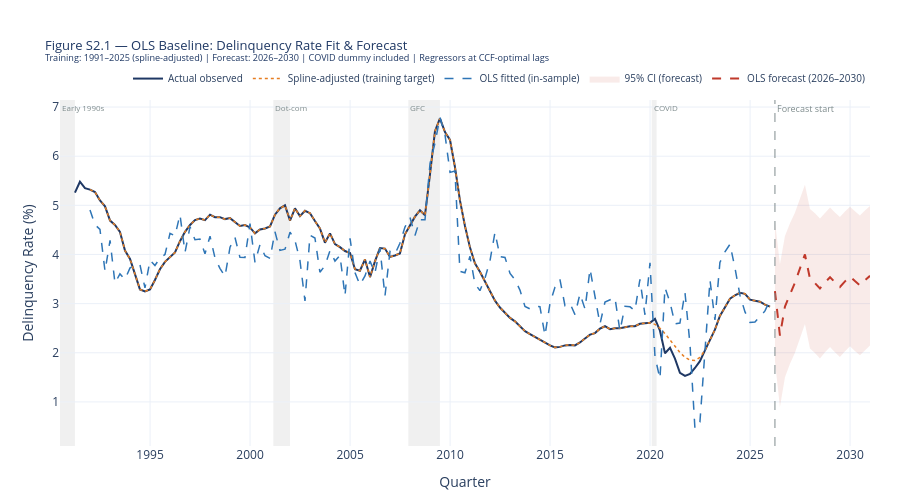

Write notebook code for a chart like this one.
### Markdown cell above
## **3: OLS Regression (Baseline)**
___
The first Stage 2 model regresses the spline-adjusted delinquency rate against the six macroeconomic predictors identified as significant in the CCF analysis (EDA Section 5), plus the COVID structural break dummy.

### Model specification

$$\tilde{y}_t = \beta_0
+ \beta_1 \cdot \text{HPI}_{t-3}
+ \beta_2 \cdot \text{CC}_{t-2}
+ \beta_3 \cdot \text{UNEMP}_{t-1}
+ \beta_4 \cdot \text{CREDIT}_{t-6}
+ \beta_5 \cdot \text{GDP}_{t}
+ \beta_6 \cdot \text{CPI}_{t-6}
+ \beta_7 \cdot D_t^{\text{COVID}}
+ \varepsilon_t$$

where $\tilde{y}_t$ is the spline-adjusted delinquency rate, subscripts denote the CCF-optimal lag for each variable (Djeundje & Crook 2019; Bank & Eder 2021, Section 10), and $D_t^{\text{COVID}}$ is the binary COVID dummy (1 during 2020 Q1 – 2022 Q2, 0 otherwise).

Estimation is by Ordinary Least Squares:
$$\hat{\boldsymbol{\beta}} = (\mathbf{X}^\top \mathbf{X})^{-1} \mathbf{X}^\top \tilde{\mathbf{y}}$$

OLS is the methodologically appropriate baseline for a continuous portfolio-level default rate, consistent with the Variable Scalar Approach framework in Bank & Eder (2021, Section 9.1).

**Training period:** 1991-Q4 to 2025-Q4 (observed target, post-adjustment)
**Forecast period:** 2026-Q1 to 2030-Q4 (regressors from SARIMA Stage 1;
$D_t^{\text{COVID}} = 0$ in forecast period by construction)

### Code cell
import pandas as pd
import numpy as np
import statsmodels.api as sm
import plotly.graph_objects as go


# ── Load ──────────────────────────────────────────────────────────────────────
df = pd.read_csv(LOCAL_OUTPUT / 'SARIMA_regressors_adjusted_US_Q.csv', index_col=0, parse_dates=True)

TARGET = 'delinquency_spline'

REGRESSORS = [
    'us_house_price_yoy_L3',
    'us_consumer_confidence_L2',
    'us_unemployment_L1',
    'us_credit_qoq_growth_L6',
    'us_gdp_yoy_growth_L0',
    'us_cpi_L6',
    'covid_dummy',
]

# ── Split training / forecast ─────────────────────────────────────────────────
# Training: rows where original delinquency rate is observed
# Forecast: rows where it is NaN (2026–2030); covid_dummy = 0 by construction
train    = df[df['us_delinquency_rate'].notna()][REGRESSORS + [TARGET]].dropna()
forecast = df[df['us_delinquency_rate'].isna()][REGRESSORS].dropna()

print(f'Training rows  : {len(train)}  ({train.index[0].date()} to {train.index[-1].date()})')
print(f'Forecast rows  : {len(forecast)}  ({forecast.index[0].date()} to {forecast.index[-1].date()})')

# ── Fit OLS ───────────────────────────────────────────────────────────────────
X_train    = sm.add_constant(train[REGRESSORS])
y_train    = train[TARGET]
X_forecast = sm.add_constant(forecast[REGRESSORS], has_constant='add')

ols_model = sm.OLS(y_train, X_train).fit()
print(ols_model.summary())

# ── In-sample fit ─────────────────────────────────────────────────────────────
train = train.copy()
train['ols_fitted'] = ols_model.fittedvalues

# ── Out-of-sample forecast + CIs ─────────────────────────────────────────────
forecast = forecast.copy()
forecast['ols_forecast'] = ols_model.predict(X_forecast)
pred_df = ols_model.get_prediction(X_forecast).summary_frame(alpha=0.05)
forecast['ols_ci_lower'] = pred_df['obs_ci_lower'].values
forecast['ols_ci_upper'] = pred_df['obs_ci_upper'].values

# ── Plot ──────────────────────────────────────────────────────────────────────
NAVY, BLUE, RED, AMBER, GREY = '#1F3864', '#2E75B6', '#C0392B', '#E67E22', '#7F8C8D'
RECESSIONS = [
    ('1990-07-01', '1991-03-31', 'Early 1990s'),
    ('2001-03-01', '2001-12-31', 'Dot-com'),
    ('2007-12-01', '2009-06-30', 'GFC'),
    ('2020-02-01', '2020-04-30', 'COVID'),
]

fig = go.Figure()

for s, e, lbl in RECESSIONS:
    fig.add_vrect(x0=s, x1=e, fillcolor='lightgrey', opacity=0.35,
                  layer='below', line_width=0,
                  annotation_text=lbl, annotation_position='top left',
                  annotation_font_size=8, annotation_font_color=GREY)

# Actual observed (original, not spline)
hist_obs = df[df['us_delinquency_rate'].notna()]
fig.add_trace(go.Scatter(
    x=hist_obs.index, y=hist_obs['us_delinquency_rate'],
    mode='lines', name='Actual observed',
    line=dict(color=NAVY, width=2)))

# Spline-adjusted target
fig.add_trace(go.Scatter(
    x=train.index, y=train[TARGET],
    mode='lines', name='Spline-adjusted (training target)',
    line=dict(color=AMBER, width=1.5, dash='dot')))

# OLS in-sample fit
fig.add_trace(go.Scatter(
    x=train.index, y=train['ols_fitted'],
    mode='lines', name='OLS fitted (in-sample)',
    line=dict(color=BLUE, width=1.5, dash='dash')))

# Forecast CI band
fig.add_trace(go.Scatter(
    x=list(forecast.index) + list(forecast.index[::-1]),
    y=list(forecast['ols_ci_upper']) + list(forecast['ols_ci_lower'][::-1]),
    fill='toself', fillcolor='rgba(192,57,43,0.10)',
    line=dict(width=0), showlegend=True, name='95% CI (forecast)'))

# Forecast line
fig.add_trace(go.Scatter(
    x=forecast.index, y=forecast['ols_forecast'],
    mode='lines', name='OLS forecast (2026–2030)',
    line=dict(color=RED, width=2, dash='dash')))

fig.add_vline(x=forecast.index[0].timestamp() * 1000,
              line_dash='dash', line_color=GREY, line_width=1,
              annotation_text='Forecast start',
              annotation_font_size=9, annotation_font_color=GREY)

fig.update_layout(
    title=dict(
        text='Figure S2.1 — OLS Baseline: Delinquency Rate Fit & Forecast<br>'
             '<sup>Training: 1991–2025 (spline-adjusted) | Forecast: 2026–2030 | '
             'COVID dummy included | Regressors at CCF-optimal lags</sup>',
        font=dict(size=13, color=NAVY)),
    xaxis_title='Quarter',
    yaxis_title='Delinquency Rate (%)',
    template='plotly_white',
    legend=dict(orientation='h', yanchor='bottom', y=1.02,
                xanchor='right', x=1, font=dict(size=10)),
    height=500,
    margin=dict(t=100, b=50, l=60, r=30))

fig.show()

print('\nOLS Forecast — 2026 Q1 to 2030 Q4:')
print(forecast[['ols_forecast', 'ols_ci_lower', 'ols_ci_upper']].round(4).to_string())

### Figure 1 — Plotly figure (JSON) as saved in the notebook; plotly's stock layout.template omitted (floating-point values rounded to 4 significant figures; data arrays with more than 128 entries replaced by an {"elided": "..."} marker saying what was removed)
{"data": [{"line": {"color": "#1F3864", "width": 2}, "mode": "lines", "name": "Actual observed", "type": "scatter", "x": {"elided": "140 str values"}, "y": {"elided": "140 float values"}}, {"line": {"color": "#E67E22", "dash": "dot", "width": 1.5}, "mode": "lines", "name": "Spline-adjusted (training target)", "type": "scatter", "x": {"elided": "137 str values"}, "y": {"elided": "137 float values"}}, {"line": {"color": "#2E75B6", "dash": "dash", "width": 1.5}, "mode": "lines", "name": "OLS fitted (in-sample)", "type": "scatter", "x": {"elided": "137 str values"}, "y": {"elided": "137 float values"}}, {"fill": "toself", "fillcolor": "rgba(192,57,43,0.10)", "line": {"width": 0}, "name": "95% CI (forecast)", "showlegend": true, "type": "scatter", "x": ["2026-03-31T00:00:00", "2026-06-30T00:00:00", "2026-09-30T00:00:00", "2026-12-31T00:00:00", "2027-03-31T00:00:00", "2027-09-30T00:00:00", "2027-12-31T00:00:00", "2028-03-31T00:00:00", "2028-06-30T00:00:00", "2028-09-30T00:00:00", "2028-12-31T00:00:00", "2029-03-31T00:00:00", "2029-06-30T00:00:00", "2029-09-30T00:00:00", "2029-12-31T00:00:00", "2030-03-31T00:00:00", "2030-06-30T00:00:00", "2030-09-30T00:00:00", "2030-12-31T00:00:00", "2030-12-31T00:00:00", "2030-09-30T00:00:00", "2030-06-30T00:00:00", "2030-03-31T00:00:00", "2029-12-31T00:00:00", "2029-09-30T00:00:00", "2029-06-30T00:00:00", "2029-03-31T00:00:00", "2028-12-31T00:00:00", "2028-09-30T00:00:00", "2028-06-30T00:00:00", "2028-03-31T00:00:00", "2027-12-31T00:00:00", "2027-09-30T00:00:00", "2027-03-31T00:00:00", "2026-12-31T00:00:00", "2026-09-30T00:00:00", "2026-06-30T00:00:00", "2026-03-31T00:00:00"], "y": [4.677, 3.803, 4.378, 4.636, 4.848, 5.42, 4.925, 4.838, 4.731, 4.854, 4.958, 4.856, 4.762, 4.875, 4.972, 4.88, 4.794, 4.897, 4.985, 2.146, 2.055, 1.949, 2.038, 2.133, 2.033, 1.916, 2.013, 2.118, 2.011, 1.883, 1.993, 2.085, 2.586, 2.003, 1.776, 1.503, 0.8984, 1.834]}, {"line": {"color": "#C0392B", "dash": "dash", "width": 2}, "mode": "lines", "name": "OLS forecast (2026–2030)", "type": "scatter", "x": ["2026-03-31T00:00:00.000000000", "2026-06-30T00:00:00.000000000", "2026-09-30T00:00:00.000000000", "2026-12-31T00:00:00.000000000", "2027-03-31T00:00:00.000000000", "2027-09-30T00:00:00.000000000", "2027-12-31T00:00:00.000000000", "2028-03-31T00:00:00.000000000", "2028-06-30T00:00:00.000000000", "2028-09-30T00:00:00.000000000", "2028-12-31T00:00:00.000000000", "2029-03-31T00:00:00.000000000", "2029-06-30T00:00:00.000000000", "2029-09-30T00:00:00.000000000", "2029-12-31T00:00:00.000000000", "2030-03-31T00:00:00.000000000", "2030-06-30T00:00:00.000000000", "2030-09-30T00:00:00.000000000", "2030-12-31T00:00:00.000000000"], "y": [3.255, 2.351, 2.941, 3.206, 3.425, 4.003, 3.505, 3.416, 3.307, 3.433, 3.538, 3.435, 3.339, 3.454, 3.552, 3.459, 3.371, 3.476, 3.566]}], "layout": {"annotations": [{"font": {"color": "#7F8C8D", "size": 8}, "showarrow": false, "text": "Early 1990s", "x": "1990-07-01", "xanchor": "left", "xref": "x", "y": 1, "yanchor": "top", "yref": "y domain"}, {"font": {"color": "#7F8C8D", "size": 8}, "showarrow": false, "text": "Dot-com", "x": "2001-03-01", "xanchor": "left", "xref": "x", "y": 1, "yanchor": "top", "yref": "y domain"}, {"font": {"color": "#7F8C8D", "size": 8}, "showarrow": false, "text": "GFC", "x": "2007-12-01", "xanchor": "left", "xref": "x", "y": 1, "yanchor": "top", "yref": "y domain"}, {"font": {"color": "#7F8C8D", "size": 8}, "showarrow": false, "text": "COVID", "x": "2020-02-01", "xanchor": "left", "xref": "x", "y": 1, "yanchor": "top", "yref": "y domain"}, {"font": {"color": "#7F8C8D", "size": 9}, "showarrow": false, "text": "Forecast start", "x": 1774915200000, "xanchor": "left", "xref": "x", "y": 1, "yanchor": "top", "yref": "y domain"}], "height": 500, "legend": {"font": {"size": 10}, "orientation": "h", "x": 1, "xanchor": "right", "y": 1.02, "yanchor": "bottom"}, "margin": {"b": 50, "l": 60, "r": 30, "t": 100}, "shapes": [{"fillcolor": "lightgrey", "layer": "below", "line": {"width": 0}, "opacity": 0.35, "type": "rect", "x0": "1990-07-01", "x1": "1991-03-31", "xref": "x", "y0": 0, "y1": 1, "yref": "y domain"}, {"fillcolor": "lightgrey", "layer": "below", "line": {"width": 0}, "opacity": 0.35, "type": "rect", "x0": "2001-03-01", "x1": "2001-12-31", "xref": "x", "y0": 0, "y1": 1, "yref": "y domain"}, {"fillcolor": "lightgrey", "layer": "below", "line": {"width": 0}, "opacity": 0.35, "type": "rect", "x0": "2007-12-01", "x1": "2009-06-30", "xref": "x", "y0": 0, "y1": 1, "yref": "y domain"}, {"fillcolor": "lightgrey", "layer": "below", "line": {"width": 0}, "opacity": 0.35, "type": "rect", "x0": "2020-02-01", "x1": "2020-04-30", "xref": "x", "y0": 0, "y1": 1, "yref": "y domain"}, {"line": {"color": "#7F8C8D", "dash": "dash", "width": 1}, "type": "line", "x0": 1774915200000, "x1": 1774915200000, "xref": "x", "y0": 0, "y1": 1, "yref": "y domain"}], "title": {"font": {"color": "#1F3864", "size": 13}, "text": "Figure S2.1 — OLS Baseline: Delinquency Rate Fit & Forecast<br><sup>Training: 1991–2025 (spline-adjusted) | Forecast: 2026–2030 | COVID dummy included | Regressors at CCF-optimal lags</sup>"}, "xaxis": {"title": {"text": "Quarter"}}, "yaxis": {"title": {"text": "Delinquency Rate (%)"}}}}
